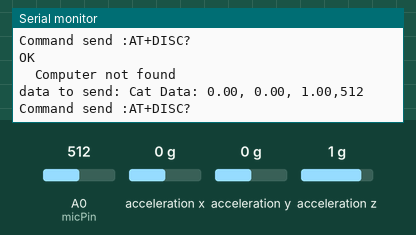
This sketch was run on a simulated Arduino Uno, built with avr-gcc and run on an emulated ATmega328P. Parts: the last lines printed to the serial monitor. The test bench sets the inputs (shaded band); at power-on: A0 (micPin) = 512, acceleration x 0 g, acceleration y 0 g, acceleration z 1 g. The modem accepts every AT command (registered, SIM ready, sends succeed) and sends nothing else.

Above: at 11.4 s.
11.5 s: A0 (micPin) set to 109
At 12.9 s:
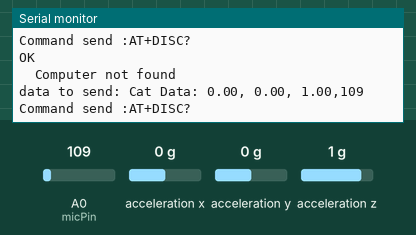
15.8 s: A0 (micPin) set to 93
At 16.6 s:
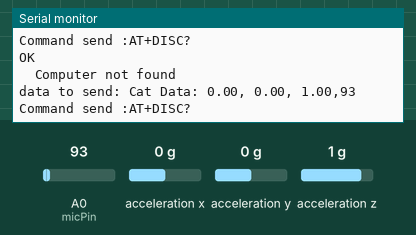
Timing chart, 0 to 18.8 s (numbered marks = the images above; inputs shaded):
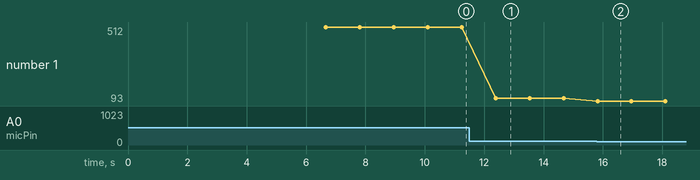

Measured:
- after the input at 11.5 s, the serial monitor: prints a new line after 0.89 s (image 1)
- after the input at 15.8 s, the serial monitor: prints a new line at once (image 2)
- plotted number 1: 512 → 109 after the input at 11.5 s, 109 → 93 after the input at 15.8 s

The sketch:

collar_arduino.ino
```cpp
/*
 * CAT CALL PROJECT
 * 12/5/2021
 *
 * This device is located on a cat. In addition to
 * measuring acceleration and sound level, it cycles
 * through connecting via BLE to four devices. Three
 * of these are fixed beacon points, from which RSSI
 * (signal strength values) are stored. The fourth is
 * where the acceleration, sound level, and RSSI
 * information is sent.
 */

#include <Wire.h>
#include "SparkFun_MMA8452Q.h"
#include "SoftwareSerial.h"
SoftwareSerial ble(4, 3); // TX, RX
int BLEpow = 5;

MMA8452Q accel;
int micPin = A0;

bool fakeRSSI = false;
bool debug = true;

long period;
int desktopFails;

void setup() {
  if (debug) Serial.println("Setting up");
  ble.begin(9600); // Bluetooth device
  Serial.begin(9600);
  Wire.begin();
  pinMode(micPin, INPUT);
  accel.init();

  period = 10;
  desktopFails = 0;

  sendCommand("AT+IMME1");
  sendCommand("AT+NOTI1");
  sendCommand("AT+NOTP1");
  bleInit();
}

void bleInit() {
  sendCommand("AT");
  sendCommand("AT+ROLE1");
  sendCommand("AT+NAMEMaster");
}

char* sendCommand(const char * command) {
  if(debug) Serial.print("Command send :");
  if(debug) Serial.println(command);
  ble.println(command);
  //wait some time
  delay(100);

  static char reply[100];
  int i = 0;
  while (ble.available()) {
    char newChar = ble.read();
    if (i < 98) {
    reply[i] = newChar;
    i += 1;
    }
  }
  //end the string
  reply[i] = '\0';
  //if(debug) Serial.print(reply);
  //if(debug) Serial.println("Reply end ");
  delay(1000);
  return reply;
}

bool connDesktop() {
 // Get list of available devices
 String list = sendCommand("AT+DISC?");
 if (debug) Serial.print(list);
 // Find index of computer arduino, if present
  int locID = list.indexOf("B0B1136840A0");
  int locDIS = list.indexOf("DIS", locID - 6);
  bool fail = false;
  if (locID > 0 && locDIS > 0) {
    String indexStr = list.substring(locDIS + 3, locID-1);
    int len = indexStr.length();
    int index = 0;
    for (int dig = 0; dig < len; dig++) index += (indexStr.charAt(dig) - '0') * pow(10, dig);
    if (debug) Serial.print("Index of Computer is ");
    if (debug) Serial.println(index);
    String command = "AT+CONN" + indexStr;
    String attempt = sendCommand(command.c_str());
    updateSerial();
    Serial.print("------------Connection attempt: " + attempt);
  } else fail = true;

  if (fail) {
    desktopFails++;
    if (debug) Serial.println("\tComputer not found");
  }
  else desktopFails = 0;

  return !fail;
}

void updateSerial() {
  // Output BLE data to computer:
  while (ble.available()) {
      Serial.write(ble.read());
  }

  // Output computer data to BLE:
  while (Serial.available()) {
    char c = Serial.read();
    ble.write(c);
    if (c == '^') { // Disconnect
      // Power cycle
      digitalWrite(BLEpow, LOW);
      delay(500);
      digitalWrite(BLEpow, HIGH);
      bleInit();
    }
  }
}

void sendDesktop(String data) {
  if (connDesktop()) {
    ble.print("Connected!\n");
    if(debug) Serial.print("Connected!\n");
    ble.print(data);
    if(debug) Serial.print(data);
    //wait some time
    delay(500);

    // Terminate connection
    sendCommand("^");
    sendCommand("AT");
    Serial.println("\tAttempting to disconnect...");
    // Power cycle
    digitalWrite(BLEpow, LOW);
    delay(500);
    digitalWrite(BLEpow, HIGH);
    delay(100);
    digitalWrite(BLEpow, LOW);
    delay(1000);
    digitalWrite(BLEpow, HIGH);
    bleInit();
  }
}

void updateRSSI() {
  // Get list of available devices
  String list = sendCommand("AT+DISC?");

  // Beacon A
  findRSSI(list, "209148593EF4", "A");
  // Beacon B
  findRSSI(list, "20914840620F", "B");
  // Beacon C
  findRSSI(list, "D0B5C295600D", "C");
}

void findRSSI(String list, String address, String beacon) {
  // Search in list for beacon
  int locID = list.indexOf(address);
  // Extract RSSI for beacon
  int locRSSI = list.indexOf("RSSI:", locID);
  String rssi = "";
  if (locID > 0 && locRSSI > 0 && locRSSI + 9 < list.length()) {
    rssi = list.substring(locRSSI + 4, locRSSI + 9);
  } else {
    rssi = "unavailable";
  }

  String data = "RSSI" + beacon + ":" + rssi;
  if (debug) Serial.println(data);
  sendDesktop(data);
}

void updateCat() {
  //format data in csv style
  String data = "";
  if (accel.available()) {
    data += "Cat Data:";
    // accelerometer
    char bufr[8];
    dtostrf(accel.getCalculatedX(), 5, 2, bufr);
    data += bufr;
    data += ",";
    dtostrf(accel.getCalculatedY(), 5, 2, bufr);
    data += bufr;
    data += ",";
    dtostrf(accel.getCalculatedZ(), 5, 2, bufr);
    data += bufr;
    data += ",";

    // mic amplitude
    data += analogRead(micPin);

    if (debug) Serial.println("data to send: " + data);
    sendDesktop(data);
  } else if (debug) Serial.println("\tAccelerometer not available.");
}

void checkDeskConnection() {
  if (desktopFails > 20) {
    period *= 10;
    if (debug) Serial.println("\tDesktop hasn't responded in last 20 connection attempts.");
    desktopFails = 0;
  }
  // Max delay time of 17 minutes
  if (period >= 1000000) {
    period = 1000000;
  }
}

void loop() {
  //updateRSSI();

  updateCat();
  updateSerial();

  delay(period);

  checkDeskConnection();

  // updateSerial();
}
```
